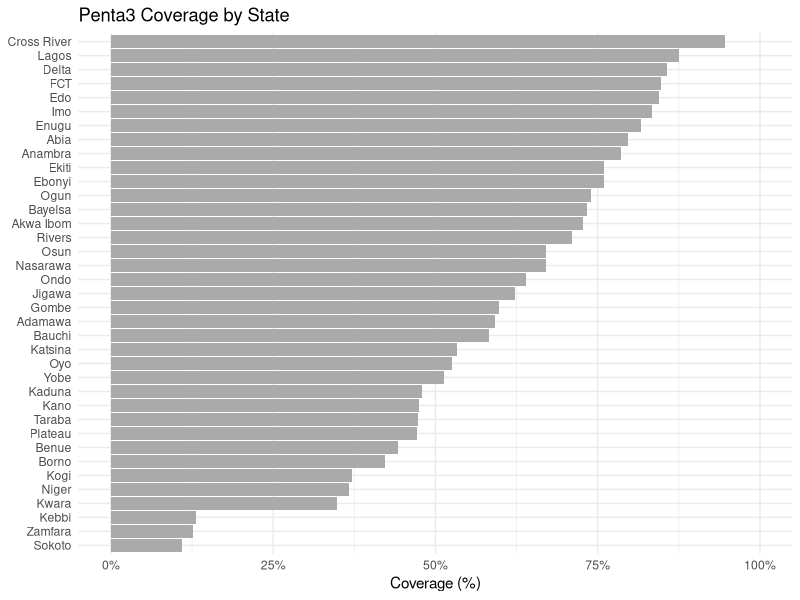
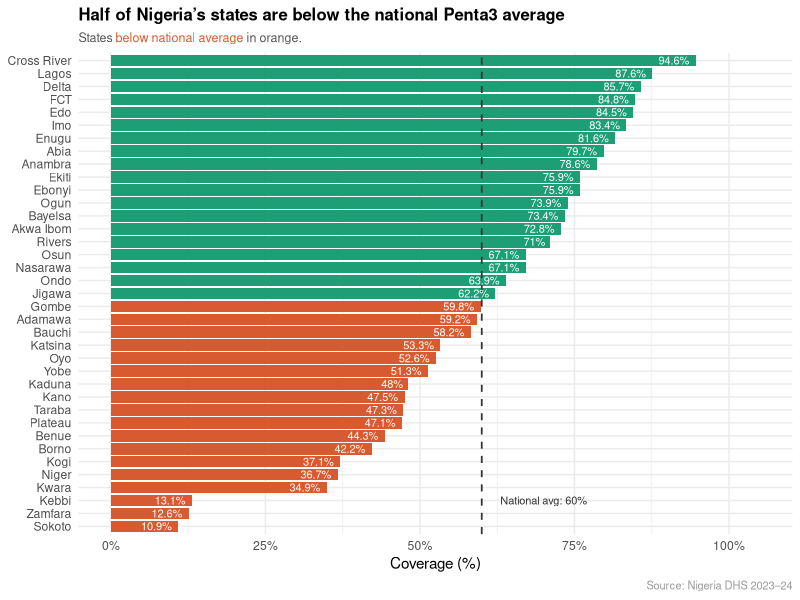
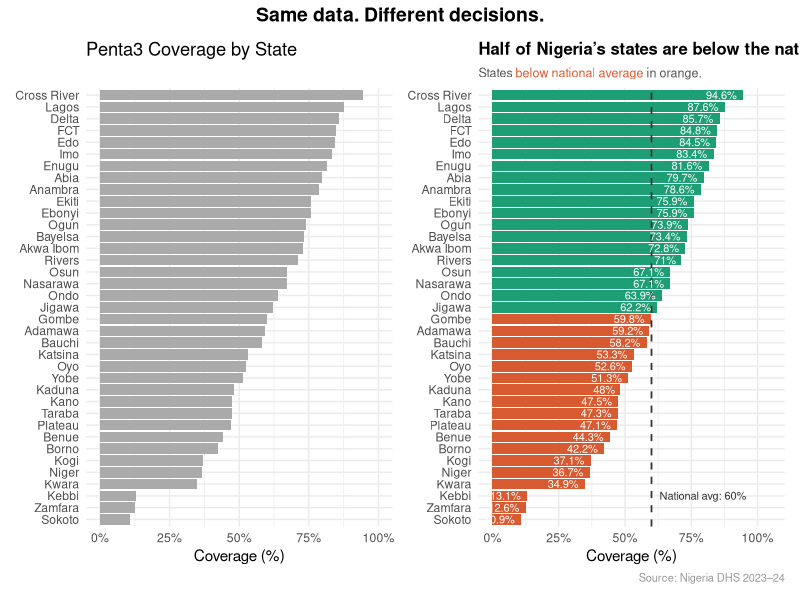

Source code (R) for these figures, in order:
## ---- chunk 1
library(ggplot2)   # for building charts
library(ggtext)    # for formatted text in chart titles
library(patchwork) # for combining multiple charts
library(scales)    # for formatting axis labels as percentages
library(dplyr)     # for organising and transforming data
## ---- chunk 2
coverage <- data.frame(
  state = c(
    "Abia", "Adamawa", "Akwa Ibom", "Anambra", "Bauchi",
    "Bayelsa", "Benue", "Borno", "Cross River", "Delta",
    "Ebonyi", "Edo", "Ekiti", "Enugu", "FCT",
    "Gombe", "Imo", "Jigawa", "Kaduna", "Kano",
    "Katsina", "Kebbi", "Kogi", "Kwara", "Lagos",
    "Nasarawa", "Niger", "Ogun", "Ondo", "Osun",
    "Oyo", "Plateau", "Rivers", "Sokoto", "Taraba",
    "Yobe", "Zamfara"
  ),
  penta3_coverage = c(
    79.7, 59.2, 72.8, 78.6, 58.2,
    73.4, 44.3, 42.2, 94.6, 85.7,
    75.9, 84.5, 75.9, 81.6, 84.8,
    59.8, 83.4, 62.2, 48.0, 47.5,
    53.3, 13.1, 37.1, 34.9, 87.6,
    67.1, 36.7, 73.9, 63.9, 67.1,
    52.6, 47.1, 71.0, 10.9, 47.3,
    51.3, 12.6
  )
)
## ---- chunk 3
# View the first few rows
head(coverage)

# Quick summary of coverage values
summary(coverage$penta3_coverage)
## ---- chunk 4
#| fig-height: 8
chart_before <- ggplot(
  data = coverage,
  aes(
    x = reorder(state, penta3_coverage),
    y = penta3_coverage
  )
) +
  geom_col(fill = "#AAAAAA") +
  coord_flip() +
  scale_y_continuous(
    labels = label_percent(scale = 1),
    limits = c(0, 100)
  ) +
  labs(
    title = "Penta3 Coverage by State",
    x     = NULL,
    y     = "Coverage (%)"
  ) +
  theme_minimal(base_size = 11)

chart_before
## ---- chunk 5
# Calculate the national average
national_avg <- mean(coverage$penta3_coverage)
national_avg

# States below the national average
coverage %>%
  filter(penta3_coverage < national_avg) %>%
  arrange(penta3_coverage)
## ---- chunk 6
#| fig-height: 8
# Flag each state as above or below the national average
coverage <- coverage %>%
  mutate(below_avg = penta3_coverage < national_avg)

chart_after <- ggplot(
  data = coverage,
  aes(
    x    = reorder(state, penta3_coverage),
    y    = penta3_coverage,
    fill = below_avg
  )
) +
  geom_col() +
  geom_hline(
    yintercept = national_avg,
    linetype   = "dashed",
    colour     = "#333333",
    linewidth  = 0.6
  ) +
  geom_text(
    aes(label = paste0(penta3_coverage, "%")),
    hjust    = 1.2,
    size     = 2.8,
    colour   = "white"
  ) +
  coord_flip() +
  scale_fill_manual(
    values = c("TRUE" = "#D85A30", "FALSE" = "#1D9E75"),
    guide  = "none"
  ) +
  scale_y_continuous(
    labels = label_percent(scale = 1),
    limits = c(0, 105)
  ) +
  annotate(
    geom   = "text",
    x      = 3,
    y      = national_avg + 3,
    label  = paste0("National avg: ", round(national_avg, 1), "%"),
    hjust  = 0,
    size   = 2.8,
    colour = "#333333"
  ) +
  labs(
    title    = "**Half of Nigeria's states are below the national Penta3 average**",
    subtitle = "States <span style='color:#D85A30'>below national average</span> in orange.",
    x        = NULL,
    y        = "Coverage (%)",
    caption  = "Source: Nigeria DHS 2023–24"
  ) +
  theme_minimal(base_size = 11) +
  theme(
    plot.title    = element_markdown(size = 12, lineheight = 1.3),
    plot.subtitle = element_markdown(size = 9, colour = "#555555"),
    plot.caption  = element_text(size = 8, colour = "#999999")
  )

chart_after
## ---- chunk 7
#| fig-height: 9
#| fig-width: 12
chart_before + chart_after +
  plot_annotation(
    title = "Same data. Different decisions.",
    theme = theme(
      plot.title = element_text(size = 14, face = "bold", hjust = 0.5)
    )
  ) +
  plot_layout(widths = c(1, 1))
